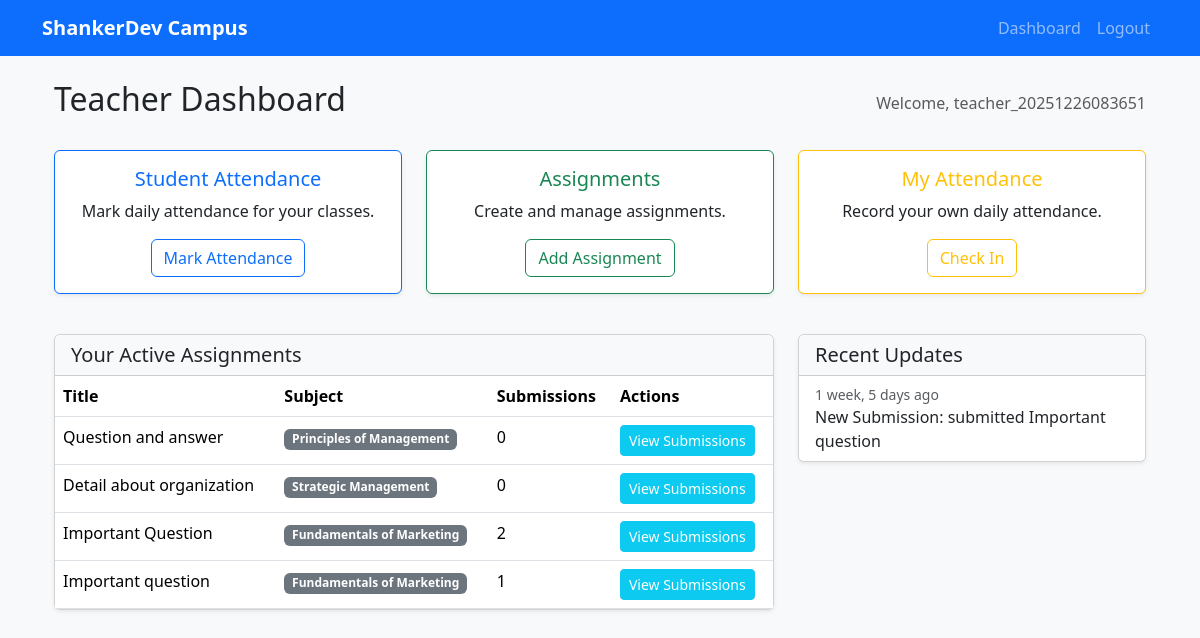
/campus/teacher/ (signed in), run on an earlier commit of the app's database.
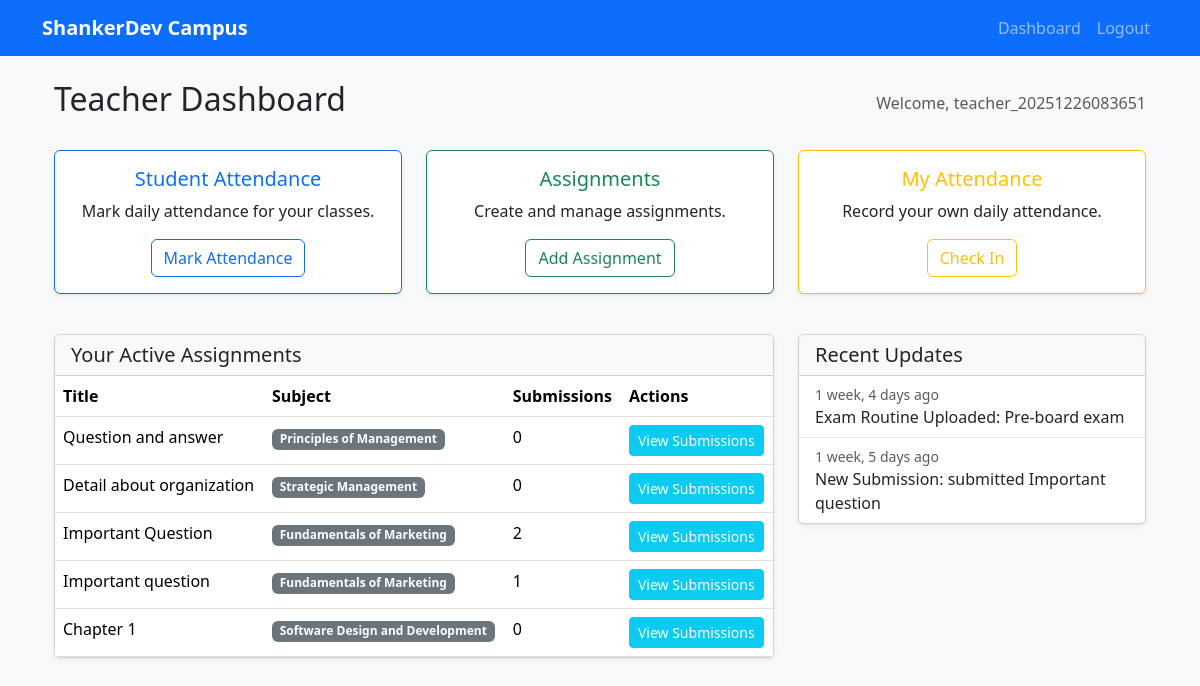
And on a later commit of the database.
### campus/models.py (models this page shows, shortened)
class Assignment(models.Model):
    title = models.CharField(max_length=200)
    description = models.TextField()
    subject = models.ForeignKey(Subject, on_delete=models.CASCADE)
    teacher = models.ForeignKey(CustomUser, on_delete=models.CASCADE)
    due_date = models.DateField()
    semester = models.IntegerField()
    file = models.FileField(upload_to='assignments/', blank=True, null=True)

class Subject(models.Model):
    name = models.CharField(max_length=100)
    faculty = models.ForeignKey(Faculty, on_delete=models.CASCADE)
    semester = models.IntegerField()

class Notification(models.Model):
    message = models.TextField()
    created_at = models.DateTimeField(auto_now_add=True)
    created_by = models.ForeignKey(CustomUser, on_delete=models.SET_NULL, null=True, blank=True, related_name='created_notifications')
    recipient = models.ForeignKey(CustomUser, on_delete=models.CASCADE, null=True, blank=True, related_name='notifications')
    semester = models.IntegerField(null=True, blank=True)

### campus/views.py (the view)
# urls.py: path('teacher/', teacher_dashboard, name='teacher_dashboard'),
@login_required
@teacher_required
def teacher_dashboard(request):
    try:
        from django.db.models import Count
        subjects = request.user.teacherprofile.subjects.all().order_by('name')
        assignments = Assignment.objects.filter(teacher=request.user).annotate(submission_count=Count('submission')).order_by('due_date')
    except TeacherProfile.DoesNotExist:
        messages.error(request, "Your teacher profile is not set up. Contact an admin.")
        subjects = []
        assignments = []
    from django.db.models import Q
    from .models import Notification
    recent_notifications = Notification.objects.filter(
        Q(recipient=None) | Q(recipient=request.user)
    ).exclude(created_by=request.user).exclude(message__startswith='Seats updated').order_by('-created_at')[:5]
    context = {
        'subjects': subjects,
        'assignments': assignments,
        'notifications': recent_notifications,
    }
    return render(request, 'campus/teacher_dashboard.html', context)

### campus/views.py (called while the page is built)
def teacher_required(function):
    return user_passes_test(lambda u: u.role == 'teacher' and u.is_authenticated)(function)

### myproject/context_processors.py (called while the page is built)
def college_context(request):  # Adjust name to match your setup
    return {
        'college_info': CollegeInfo.objects.first(),
        'events': Event.objects.all(),
    }

### campus/templates/campus/teacher_dashboard.html (shortened to what this page needs)
{% extends 'base.html' %}
{% load static %}
{% block content %}
<div class="container mt-4">
  <div class="d-flex justify-content-between align-items-center mb-4">
    <h2>Teacher Dashboard</h2>
    <span class="text-muted">Welcome, {{ user.first_name|default:user.username }}</span>
  </div>
  <div class="row mb-4">
    <div class="col-md-4 mb-3">
      <div class="card text-center h-100 shadow-sm border-primary">
        <div class="card-body">
          <h5 class="card-title text-primary">Student Attendance</h5>
          <p class="card-text">Mark daily attendance for your classes.</p>
          <a href="{% url 'mark_attendance' %}" class="btn btn-outline-primary">Mark Attendance</a>
        </div>
      </div>
    </div>
    <div class="col-md-4 mb-3">
      <div class="card text-center h-100 shadow-sm border-success">
        <div class="card-body">
          <h5 class="card-title text-success">Assignments</h5>
          <p class="card-text">Create and manage assignments.</p>
          <a href="{% url 'add_assignment' %}" class="btn btn-outline-success">Add Assignment</a>
        </div>
      </div>
    </div>
    <div class="col-md-4 mb-3">
      <div class="card text-center h-100 shadow-sm border-warning">
        <div class="card-body">
          <h5 class="card-title text-warning">My Attendance</h5>
          <p class="card-text">Record your own daily attendance.</p>
          <a href="{% url 'mark_teacher_attendance' %}" class="btn btn-outline-warning">Check In</a>
        </div>
      </div>
    </div>
  </div>
  <div class="row">
    <div class="col-lg-8 mb-4">
      <div class="card shadow-sm">
        <div class="card-header bg-light">
          <h5 class="mb-0">Your Active Assignments</h5>
        </div>
        <div class="card-body p-0">
          {% if assignments %}
          <div class="table-responsive">
            <table class="table table-hover mb-0">
              <thead>
                <tr>
                  <th>Title</th>
                  <th>Subject</th>
                  <th>Submissions</th>
                  <th>Actions</th>
                </tr>
              </thead>
              <tbody>
                {% for a in assignments %}
                <tr>
                  <td>{{ a.title }}</td>
                  <td><span class="badge bg-secondary">{{ a.subject.name }}</span></td>
                  <td>{{ a.submission_count }}</td>
                  <td>
                    <a href="{% url 'view_submissions' a.id %}" class="btn btn-sm btn-info text-white">View
                      Submissions</a>
                  </td>
                </tr>
                {% endfor %}
              </tbody>
            </table>
          </div>
          {% else %}
          <div class="p-4 text-center text-muted">No active assignments.</div>
          {% endif %}
        </div>
      </div>
    </div>
    <div class="col-lg-4 mb-4">
      <div class="card shadow-sm">
        <div class="card-header bg-light">
          <h5 class="mb-0">Recent Updates</h5>
        </div>
        <div class="list-group list-group-flush">
          {% if notifications %}
          {% for note in notifications|slice:":5" %}
          <div class="list-group-item">
            <small class="text-muted d-block">{{ note.created_at|timesince }} ago</small>
            {{ note.message }}
          </div>
          {% endfor %}
          {% else %}
          <div class="list-group-item text-muted">No recent notifications.</div>
          {% endif %}
        </div>
      </div>
    </div>
  </div>
</div>
{% endblock %}

What changed in the data, as far as the page shows it:
added Assignment: title "Chapter 1", subject.name "Software Design and Development", submission_count "0"
added Notification: created_at "1 week, 4 days", message "Exam Routine Uploaded: Pre-board exam"
